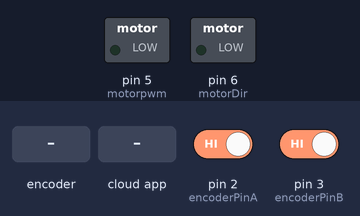
This sketch was run on a simulated Arduino Uno, built with avr-gcc and run on an emulated ATmega328P. Shown: switched loads named in the sketch (green lamp = pin HIGH). The test bench sets the inputs (shaded band); at power-on: pin 2 (encoderPinA) HIGH, pin 3 (encoderPinB) HIGH. The ROS host is connected and sends only what is stated.

Above: at 1.2 s.
1.3 s: rotary encoder on pin 2 (encoderPinA) / pin 3 (encoderPinB) turned 1 step (first pin leading)
3.0 s: the phone or cloud app sets linear.x to -100
At 3.4 s:
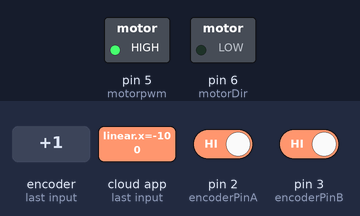
4.5 s: the phone or cloud app sets linear.x to 0
6.0 s: the phone or cloud app sets angular.z to 100
At 6.15 s:
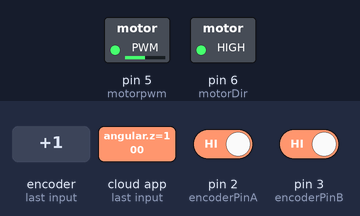
9.0 s: the phone or cloud app sets angular.z to 0
At 9.5 s:
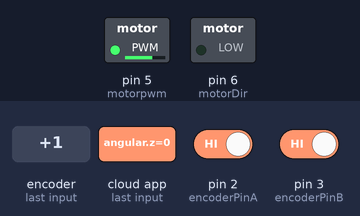
10.5 s: the phone or cloud app sets angular.z to -100
At 11.6 s:
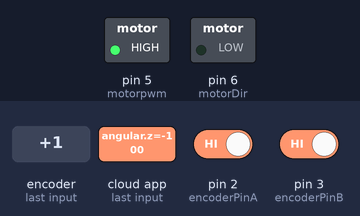
Timing chart, 0 to 13.0 s (numbered marks = the images above; inputs shaded):
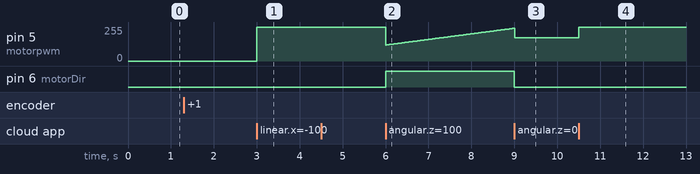

The sketch:

ros_speed.ino
```cpp
 #include <ros.h>
 #include <geometry_msgs/Twist.h>
 #include <ros/time.h>


ros::NodeHandle  nh;

#define motorDir 6
#define motorpwm 5
#define encoderPinA 2
#define encoderPinB 3
#define LOOPTIME 10

//variables de ROs
float vx=0;
float w=0;

//  Encoder
volatile long  encoderValue = 0;
int counts = 8400;  // Encoder Pulse per revolution.


//Define Variables we'll be connecting to
double input = 0, output = 0, setpoint = 0;
double integral = 0, previous_error = 0;
double dt = 0.001;  // Sampling time in seconds
unsigned long previousTime=0;

//Specify the links and initial tuning parameters
double kp = 200 , ki = 20 , kd = 0.3;             // modify for optimal performance


 //ROS CALLBACK FUNCTION
 void cmd_vel_cb( const geometry_msgs::Twist& twist){
   vx = twist.linear.x;
   w = twist.angular.z;
 }


ros::Subscriber<geometry_msgs::Twist> sub("cmd_vel", cmd_vel_cb );


void setup() {
   nh.initNode();
   nh.subscribe(sub);

  pinMode (encoderPinA, INPUT_PULLUP);
  pinMode (encoderPinB, INPUT_PULLUP);
  attachInterrupt (digitalPinToInterrupt (encoderPinA), readEncoderA, CHANGE);
  attachInterrupt (digitalPinToInterrupt (encoderPinB), readEncoderB, CHANGE);

  pinMode(motorDir, OUTPUT);
  pinMode(motorpwm, OUTPUT);

  TCCR1B = TCCR1B & 0b11111000 | 1;


  // Set initial values
  input = 0;
  output = 0;
//  setpoint = 4; //velocity rad/seg
  //maximo sin carga 7.9 rad/seg or 76rpm.

}

void loop() {
  unsigned long currentTime = millis();
  double elapsedTime = (double)(currentTime - previousTime) / 1000.0;  // Convert to seconds

  //PID CONTROLLER

  setpoint=10*vx+2.1*w; //kinematics

  if (elapsedTime >= dt) {

    previousTime = currentTime;

    input = (encoderValue / (double)counts) * 2 * PI * 60; //rad/seg del eje principal

    encoderValue=0; //velocidad
  }

  double error = setpoint - input;
  integral += error * elapsedTime;

  double derivative = (error - previous_error) / elapsedTime;


  output = kp * error + ki * integral + kd * derivative;
  previous_error = error;

  // Apply saturation limits
  if (output > 255) {
    output = 255;
  } else if (output < -255) {
    output = -255;
  }

  pwmOut(output);
  nh.spinOnce();
  delay(1);

}

//////////////////////////////////////////////////////////////////////////////////////////////////////
// ************** encoders interrupts **************

void readEncoderA()
{
  if (digitalRead(encoderPinA) != digitalRead(encoderPinB))
  {
    encoderValue++;
  }
  else
  {
    encoderValue--;
  }
}

void readEncoderB()
{
  if (digitalRead(encoderPinA) == digitalRead(encoderPinB))
  {
    encoderValue++;
  }
  else
  {
    encoderValue--;
  }
}

void forward () {
  digitalWrite(motorDir, HIGH);

}
void reverse () {
  digitalWrite(motorDir, LOW);

}


void pwmOut(int out) {
  if (out > 0) {  // if output > 0, move motor in forward direction
    analogWrite(motorpwm, out);
    forward();
  }
  else {  // if output < 0, move motor in reverse direction
    analogWrite(motorpwm, abs(out));
    reverse();
  }
}
```

Measured:
- after the input at 3.0 s, pin 5 (motorpwm): 0/255 → 255/255 at once
- after the input at 6.0 s, pin 6 (motorDir): LOW → HIGH at once
- after the input at 9.0 s, pin 6 (motorDir): HIGH → LOW at once
- after the input at 10.5 s, pin 5 (motorpwm): 173/255 → 255/255 at once
